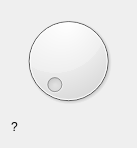
<?xml version="1.0" encoding="UTF-8"?>
<ui version="4.0">
 <class>Dialog</class>
 <widget class="QDialog" name="Dialog">
  <property name="geometry">
   <rect>
    <x>0</x>
    <y>0</y>
    <width>137</width>
    <height>148</height>
   </rect>
  </property>
  <property name="windowTitle">
   <string>CppQSerialPortExample2</string>
  </property>
  <layout class="QVBoxLayout" name="verticalLayout">
   <item>
    <widget class="QDial" name="dial">
     <property name="maximum">
      <number>255</number>
     </property>
    </widget>
   </item>
   <item>
    <widget class="QLabel" name="label">
     <property name="text">
      <string>?</string>
     </property>
    </widget>
   </item>
  </layout>
 </widget>
 <layoutdefault spacing="6" margin="11"/>
 <resources/>
 <connections/>
</ui>
